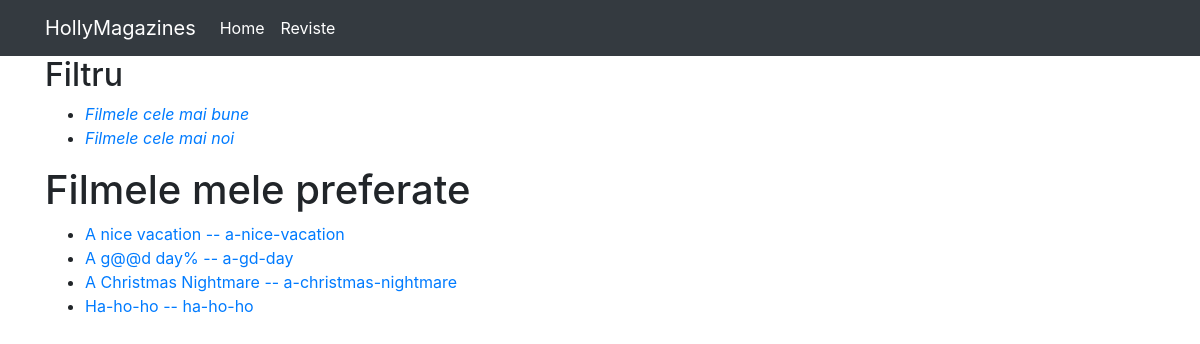
Before: / with the older database file.
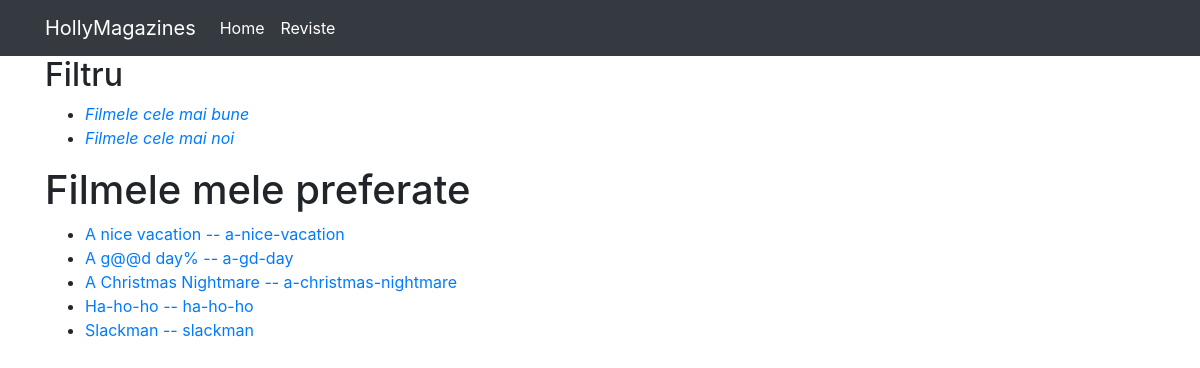
After: the same page with the newer database file.
### viewer/models.py (models this page shows, shortened)
class Movie(Model):
    title = CharField(max_length=128)
    genre = ForeignKey(Genre, on_delete=DO_NOTHING)
    rating = IntegerField()
    released = DateField()
    description = TextField()
    created = DateTimeField(auto_now_add=True)
    slug = SlugField(unique=True, editable=False)

### viewer/views.py (the view)
# urls.py: 2. Add a URL to urlpatterns:  path('', views.home, name='home')
def home(request):
    movies = Movie.objects.all()
    genre = Genre.objects.all()
    rating = request.GET.get('rating','') # Parametrii dupa ? din url
    if rating != '':
        try:
            rating = float(rating)
            movies = movies.filter(rating__gt=rating)
        except ValueError:
            pass # În cazul în care rating-ul nu este un număr valid
    an = request.GET.get('an','')
    if an:
        an = int(an)
        d = date(an,1,1)
        movies = movies.filter(released__year=an)
    return render(
        request, template_name='home.html',
        context={'filme': movies, 'genre': genre}
    )

### viewer/templates/home.html (shortened to what this page needs)
{% extends 'base.html' %}
{% block content %}
<h2>Filtru</h2>
<nav>
    <ul>
        <li><a href="?rating=2"><em> Filmele cele mai bune </em></a></li>
        <li><a href="?an=2022"><em> Filmele cele mai noi </em></a></li>
    </ul>
</nav>
<h1>Filmele mele preferate</h1>
<ul>
    {% for film in filme %}
        <li> <a href="{% url 'film' film.slug %}"> {{ film.title }} -- {{ film.slug }} </a></li>
    {% endfor %}
</ul>
{% endblock %}

Changed rows visible on the page:
added Movie: title "Slackman", slug "slackman"
